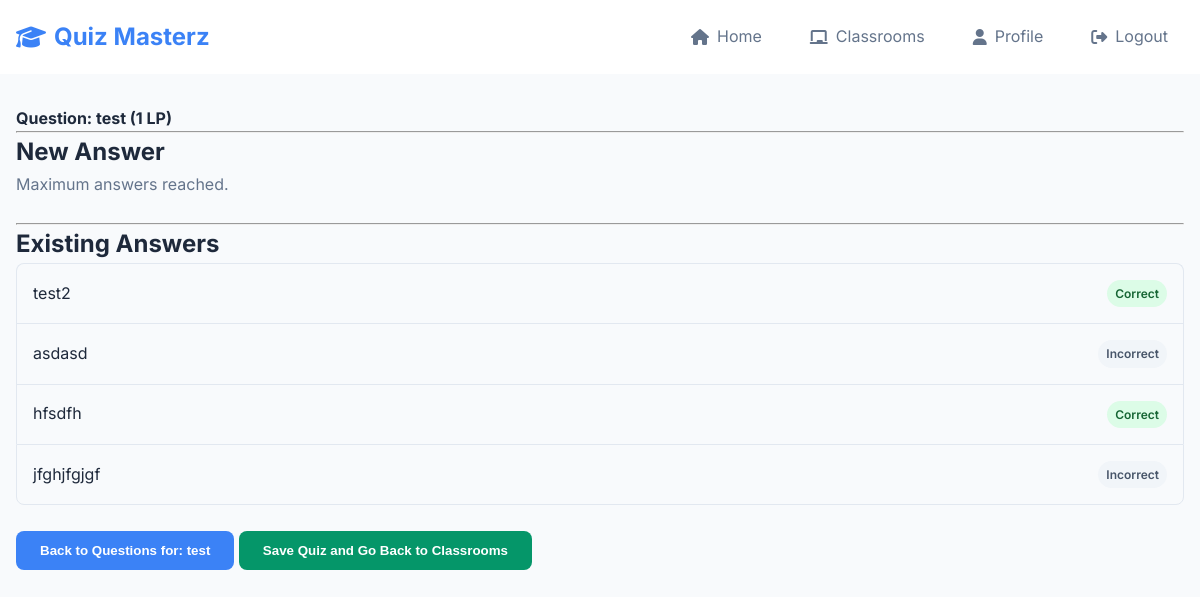
The page /teacher/question/3/manage_answers (signed in) on the database its author committed.
### website/models.py (models this page shows, shortened)
class Question(db.Model):
    id = db.Column(db.Integer, primary_key=True)
    quiz_id = db.Column(db.Integer, db.ForeignKey('quiz.id'), nullable=False)
    text = db.Column(db.Text, nullable=False)
    learning_points = db.Column(db.Integer, nullable=False, default=1)
    answers = db.relationship('Answer', backref='question', lazy='dynamic', cascade="all, delete-orphan")

class Answer(db.Model):
    id = db.Column(db.Integer, primary_key=True)
    question_id = db.Column(db.Integer, db.ForeignKey('question.id'), nullable=False)
    text = db.Column(db.String(255), nullable=False)
    is_correct = db.Column(db.Boolean, default=False, nullable=False)

class Quiz(db.Model):
    id = db.Column(db.Integer, primary_key=True)
    name = db.Column(db.String(150), nullable=False)
    teacher_id = db.Column(db.Integer, db.ForeignKey('user.id'), nullable=False)
    is_published = db.Column(db.Boolean, default=False, nullable=False)
    questions = db.relationship('Question', backref='quiz', lazy='dynamic', cascade="all, delete-orphan")
    teacher = db.relationship('User', backref=db.backref('created_quizzes', lazy='dynamic'))

### website/views.py (the view, shortened to what this page needs)
@views.route('/teacher/question/<int:question_id>/manage_answers', methods=['GET', 'POST'])
@login_required
def teacher_manage_question_answers(question_id):
    if current_user.role != 'teacher':
        flash('Access denied.', category='error')
        return redirect(url_for('views.home'))
    question = Question.query.get_or_404(question_id)
    quiz = question.quiz
    if quiz.teacher_id != current_user.id:
        flash('You do not own the quiz this question belongs to.', category='error')
        return redirect(url_for('views.teacher_classrooms'))
    classroom_id = request.args.get('classroom_id', type=int)
    answers = question.answers.all()
    quiz_classroom = quiz.classrooms_assigned_to.first()
    if quiz_classroom:
        classroom_id = quiz_classroom.id
    return render_template('teacher_manage_answers.html', user=current_user, question=question, answers=answers, quiz_id=quiz.id, classroom_id=classroom_id)

### website/__init__.py (called while the page is built)
def create_app():
    app = Flask(__name__)
    app.config['SECRET_KEY'] = 'hjshjhdjah kjshkjdhjs'
    app.config['SQLALCHEMY_DATABASE_URI'] = f'sqlite:///{DB_NAME}'
    db.init_app(app)
    from .views import views
    from .auth import auth
    app.register_blueprint(views, url_prefix='/')
    app.register_blueprint(auth, url_prefix='/')
    with app.app_context():
        db.create_all()
    from .models import User, Classroom, Quiz, Question, Answer, StudentQuizAttempt
    login_manager = LoginManager()
    login_manager.login_view = 'auth.login'
    login_manager.init_app(app)
    @login_manager.user_loader
    def load_user(id):
        return User.query.get(int(id))
    return app

### website/templates/teacher_manage_answers.html (shortened to what this page needs)
{% extends "base.html" %}
{% block content %}
<div class="container">
    <h4>Question: {{ question.text }} ({{ question.learning_points }} LP)</h4>
    <hr>
    <h2>New Answer</h2>
    {% if answers|length < 4 %}
        <form method="POST" action="{{ url_for('views.teacher_manage_question_answers', question_id=question.id) }}">
            <div class="form-group">
                <label for="answer_text">Answer Text</label>
                <input type="text" class="form-control" id="answer_text" name="answer_text" required>
            </div>
            <div class="form-check">
                <input type="checkbox" class="form-check-input" id="is_correct" name="is_correct">
                <label class="form-check-label" for="is_correct">correct answer?</label>
            </div>
            <button type="submit" class="btn btn-success">Add Answer</button>
        </form>
    {% else %}
        <p class="text-muted">Maximum answers reached.</p>
    {% endif %}
    <br />
    <hr>
    <h2>Existing Answers</h2>
    {% if answers %}
        <ul class="list-group">
            {% for answer in answers %}
                <li class="list-group-item d-flex justify-content-between align-items-center">
                    {{ answer.text }}
                    <span class="badge bg-{{ 'success' if answer.is_correct else 'secondary' }}">
                        {{ 'Correct' if answer.is_correct else 'Incorrect' }}
                    </span>
                </li>
            {% endfor %}
        </ul>
    {% else %}
        <p>No answers added to this question yet.</p>
    {% endif %}
    <br />
    <button onclick="location.href='{{ url_for('views.teacher_manage_quiz_questions', quiz_id=quiz_id) }}'" class="btn btn-primary">Back to Questions for: {{ question.quiz.name }} </button>
    {% if classroom_id %}
    <button onclick="location.href='{{ url_for('views.edit_classroom', classroom_id=classroom_id) }}'" class="btn btn-success">Save Quiz and Go Back to Classrooms</button>
    {% else %}
    <button onclick="location.href='{{ url_for('views.teacher_classrooms') }}'" class="btn btn-success">Save Quiz and Go Back to Classrooms</button>
    {% endif %}
</div>
{% endblock %}

### website/static/css/style.css (style rules this page uses)
:root { --primary: #3b82f6; --secondary: #64748b; --success: #059669; --warning: #f59e0b; --danger: #dc2626; --bg: #f8fafc; --surface: #fff; --text: #1e293b; --text-muted: #64748b; --border: #e2e8f0; --text-secondary: #64748b; --border-color: #e2e8f0; --primary-color: #3b82f6; }
* { margin: 0; padding: 0; box-sizing: border-box; }
body { font-family: Inter, sans-serif; line-height: 1.6; color: var(--text); background: var(--bg); }
.container { max-width: 1200px; margin: 0 auto; padding: 0 1rem; }
.btn { display: inline-flex; align-items: center; gap: 0.5rem; padding: 0.75rem 1.5rem; border: none; border-radius: 8px; font-weight: 600; text-decoration: none; cursor: pointer; transition: all 0.2s; }
.btn-primary { background: var(--primary); color: white; }
.btn-success { background: var(--success); color: white; }
.list-group { list-style: none; }
.list-group-item { padding: 1rem; border: 1px solid var(--border); border-bottom: none; }
.list-group-item:first-child { border-top-left-radius: 8px; border-top-right-radius: 8px; }
.list-group-item:last-child { border-bottom: 1px solid var(--border); border-bottom-left-radius: 8px; border-bottom-right-radius: 8px; }
.badge { display: inline-flex; padding: 0.25rem 0.5rem; border-radius: 9999px; font-size: 0.75rem; font-weight: 600; }
.badge-success, .bg-success { background: #dcfce7; color: #166534; }
.badge-secondary, .bg-secondary { background: #f1f5f9; color: #475569; }
.text-muted { color: var(--text-muted); }
.d-flex { display: flex; }
.justify-content-between { justify-content: space-between; }
.align-items-center { align-items: center; }

### rows shown on the page
Question: text "test", learning_points "1"
Answer: text "test2", is_correct "Correct"
Answer: text "asdasd", is_correct "Incorrect"
Answer: text "hfsdfh", is_correct "Correct"
Answer: text "jfghjfgjgf", is_correct "Incorrect"
Quiz: quiz.name "test"
